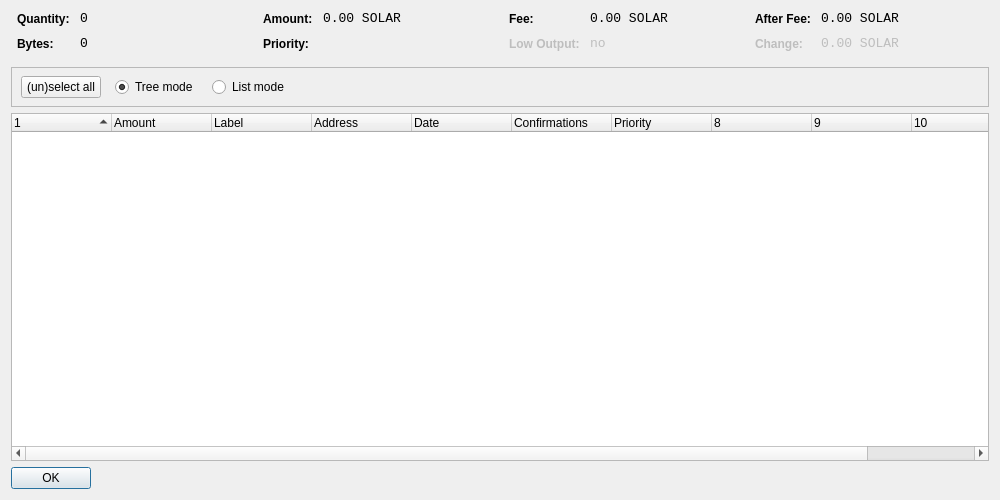
<?xml version="1.0" encoding="UTF-8"?>
<ui version="4.0">
 <class>CoinControlDialog</class>
 <widget class="QDialog" name="CoinControlDialog">
  <property name="geometry">
   <rect>
    <x>0</x>
    <y>0</y>
    <width>1000</width>
    <height>500</height>
   </rect>
  </property>
  <property name="windowTitle">
   <string>Coin Control</string>
  </property>
  <layout class="QVBoxLayout" name="verticalLayout">
   <item>
    <layout class="QHBoxLayout" name="horizontalLayoutTop" stretch="0,0,0,0">
     <property name="topMargin">
      <number>0</number>
     </property>
     <property name="bottomMargin">
      <number>10</number>
     </property>
     <item>
      <layout class="QFormLayout" name="formLayoutCoinControl1">
       <property name="horizontalSpacing">
        <number>10</number>
       </property>
       <property name="verticalSpacing">
        <number>10</number>
       </property>
       <property name="leftMargin">
        <number>6</number>
       </property>
       <property name="rightMargin">
        <number>6</number>
       </property>
       <item row="0" column="0">
        <widget class="QLabel" name="labelCoinControlQuantityText">
         <property name="styleSheet">
          <string notr="true">font-weight:bold;</string>
         </property>
         <property name="text">
          <string>Quantity:</string>
         </property>
        </widget>
       </item>
       <item row="0" column="1">
        <widget class="QLabel" name="labelCoinControlQuantity">
         <property name="font">
          <font>
           <family>Monospace</family>
           <pointsize>10</pointsize>
          </font>
         </property>
         <property name="cursor">
          <cursorShape>IBeamCursor</cursorShape>
         </property>
         <property name="contextMenuPolicy">
          <enum>Qt::ActionsContextMenu</enum>
         </property>
         <property name="text">
          <string notr="true">0</string>
         </property>
         <property name="textInteractionFlags">
          <set>Qt::LinksAccessibleByMouse|Qt::TextSelectableByKeyboard|Qt::TextSelectableByMouse</set>
         </property>
        </widget>
       </item>
       <item row="1" column="0">
        <widget class="QLabel" name="labelCoinControlBytesText">
         <property name="styleSheet">
          <string notr="true">font-weight:bold;</string>
         </property>
         <property name="text">
          <string>Bytes:</string>
         </property>
        </widget>
       </item>
       <item row="1" column="1">
        <widget class="QLabel" name="labelCoinControlBytes">
         <property name="font">
          <font>
           <family>Monospace</family>
           <pointsize>10</pointsize>
          </font>
         </property>
         <property name="cursor">
          <cursorShape>IBeamCursor</cursorShape>
         </property>
         <property name="contextMenuPolicy">
          <enum>Qt::ActionsContextMenu</enum>
         </property>
         <property name="text">
          <string notr="true">0</string>
         </property>
         <property name="textInteractionFlags">
          <set>Qt::LinksAccessibleByMouse|Qt::TextSelectableByKeyboard|Qt::TextSelectableByMouse</set>
         </property>
        </widget>
       </item>
      </layout>
     </item>
     <item>
      <layout class="QFormLayout" name="formLayoutCoinControl2">
       <property name="horizontalSpacing">
        <number>10</number>
       </property>
       <property name="verticalSpacing">
        <number>10</number>
       </property>
       <property name="leftMargin">
        <number>6</number>
       </property>
       <property name="rightMargin">
        <number>6</number>
       </property>
       <item row="0" column="0">
        <widget class="QLabel" name="labelCoinControlAmountText">
         <property name="styleSheet">
          <string notr="true">font-weight:bold;</string>
         </property>
         <property name="text">
          <string>Amount:</string>
         </property>
        </widget>
       </item>
       <item row="0" column="1">
        <widget class="QLabel" name="labelCoinControlAmount">
         <property name="font">
          <font>
           <family>Monospace</family>
           <pointsize>10</pointsize>
          </font>
         </property>
         <property name="cursor">
          <cursorShape>IBeamCursor</cursorShape>
         </property>
         <property name="contextMenuPolicy">
          <enum>Qt::ActionsContextMenu</enum>
         </property>
         <property name="text">
          <string notr="true">0.00 SOLAR</string>
         </property>
         <property name="textInteractionFlags">
          <set>Qt::LinksAccessibleByMouse|Qt::TextSelectableByKeyboard|Qt::TextSelectableByMouse</set>
         </property>
        </widget>
       </item>
       <item row="1" column="0">
        <widget class="QLabel" name="labelCoinControlPriorityText">
         <property name="styleSheet">
          <string notr="true">font-weight:bold;</string>
         </property>
         <property name="text">
          <string>Priority:</string>
         </property>
        </widget>
       </item>
       <item row="1" column="1">
        <widget class="QLabel" name="labelCoinControlPriority">
         <property name="font">
          <font>
           <family>Monospace</family>
           <pointsize>10</pointsize>
          </font>
         </property>
         <property name="cursor">
          <cursorShape>IBeamCursor</cursorShape>
         </property>
         <property name="contextMenuPolicy">
          <enum>Qt::ActionsContextMenu</enum>
         </property>
         <property name="text">
          <string/>
         </property>
         <property name="textInteractionFlags">
          <set>Qt::LinksAccessibleByMouse|Qt::TextSelectableByKeyboard|Qt::TextSelectableByMouse</set>
         </property>
        </widget>
       </item>
      </layout>
     </item>
     <item>
      <layout class="QFormLayout" name="formLayoutCoinControl3">
       <property name="horizontalSpacing">
        <number>10</number>
       </property>
       <property name="verticalSpacing">
        <number>10</number>
       </property>
       <property name="leftMargin">
        <number>6</number>
       </property>
       <property name="rightMargin">
        <number>6</number>
       </property>
       <item row="0" column="0">
        <widget class="QLabel" name="labelCoinControlFeeText">
         <property name="styleSheet">
          <string notr="true">font-weight:bold;</string>
         </property>
         <property name="text">
          <string>Fee:</string>
         </property>
        </widget>
       </item>
       <item row="0" column="1">
        <widget class="QLabel" name="labelCoinControlFee">
         <property name="font">
          <font>
           <family>Monospace</family>
           <pointsize>10</pointsize>
          </font>
         </property>
         <property name="cursor">
          <cursorShape>IBeamCursor</cursorShape>
         </property>
         <property name="contextMenuPolicy">
          <enum>Qt::ActionsContextMenu</enum>
         </property>
         <property name="text">
          <string notr="true">0.00 SOLAR</string>
         </property>
         <property name="textInteractionFlags">
          <set>Qt::LinksAccessibleByMouse|Qt::TextSelectableByKeyboard|Qt::TextSelectableByMouse</set>
         </property>
        </widget>
       </item>
       <item row="1" column="0">
        <widget class="QLabel" name="labelCoinControlLowOutputText">
         <property name="enabled">
          <bool>false</bool>
         </property>
         <property name="styleSheet">
          <string notr="true">font-weight:bold;</string>
         </property>
         <property name="text">
          <string>Low Output:</string>
         </property>
        </widget>
       </item>
       <item row="1" column="1">
        <widget class="QLabel" name="labelCoinControlLowOutput">
         <property name="enabled">
          <bool>false</bool>
         </property>
         <property name="font">
          <font>
           <family>Monospace</family>
           <pointsize>10</pointsize>
          </font>
         </property>
         <property name="cursor">
          <cursorShape>IBeamCursor</cursorShape>
         </property>
         <property name="contextMenuPolicy">
          <enum>Qt::ActionsContextMenu</enum>
         </property>
         <property name="text">
          <string notr="true">no</string>
         </property>
         <property name="textInteractionFlags">
          <set>Qt::LinksAccessibleByMouse|Qt::TextSelectableByKeyboard|Qt::TextSelectableByMouse</set>
         </property>
        </widget>
       </item>
      </layout>
     </item>
     <item>
      <layout class="QFormLayout" name="formLayoutCoinControl4">
       <property name="horizontalSpacing">
        <number>10</number>
       </property>
       <property name="verticalSpacing">
        <number>10</number>
       </property>
       <property name="leftMargin">
        <number>6</number>
       </property>
       <property name="rightMargin">
        <number>6</number>
       </property>
       <item row="0" column="0">
        <widget class="QLabel" name="labelCoinControlAfterFeeText">
         <property name="styleSheet">
          <string notr="true">font-weight:bold;</string>
         </property>
         <property name="text">
          <string>After Fee:</string>
         </property>
        </widget>
       </item>
       <item row="0" column="1">
        <widget class="QLabel" name="labelCoinControlAfterFee">
         <property name="font">
          <font>
           <family>Monospace</family>
           <pointsize>10</pointsize>
          </font>
         </property>
         <property name="cursor">
          <cursorShape>IBeamCursor</cursorShape>
         </property>
         <property name="contextMenuPolicy">
          <enum>Qt::ActionsContextMenu</enum>
         </property>
         <property name="text">
          <string notr="true">0.00 SOLAR</string>
         </property>
         <property name="textInteractionFlags">
          <set>Qt::LinksAccessibleByMouse|Qt::TextSelectableByKeyboard|Qt::TextSelectableByMouse</set>
         </property>
        </widget>
       </item>
       <item row="1" column="0">
        <widget class="QLabel" name="labelCoinControlChangeText">
         <property name="enabled">
          <bool>false</bool>
         </property>
         <property name="styleSheet">
          <string notr="true">font-weight:bold;</string>
         </property>
         <property name="text">
          <string>Change:</string>
         </property>
        </widget>
       </item>
       <item row="1" column="1">
        <widget class="QLabel" name="labelCoinControlChange">
         <property name="enabled">
          <bool>false</bool>
         </property>
         <property name="font">
          <font>
           <family>Monospace</family>
           <pointsize>10</pointsize>
          </font>
         </property>
         <property name="cursor">
          <cursorShape>IBeamCursor</cursorShape>
         </property>
         <property name="contextMenuPolicy">
          <enum>Qt::ActionsContextMenu</enum>
         </property>
         <property name="text">
          <string notr="true">0.00 SOLAR</string>
         </property>
         <property name="textInteractionFlags">
          <set>Qt::LinksAccessibleByMouse|Qt::TextSelectableByKeyboard|Qt::TextSelectableByMouse</set>
         </property>
        </widget>
       </item>
      </layout>
     </item>
    </layout>
   </item>
   <item>
    <widget class="QFrame" name="frame">
     <property name="minimumSize">
      <size>
       <width>0</width>
       <height>40</height>
      </size>
     </property>
     <property name="frameShape">
      <enum>QFrame::StyledPanel</enum>
     </property>
     <property name="frameShadow">
      <enum>QFrame::Sunken</enum>
     </property>
     <widget class="QWidget" name="horizontalLayoutWidget">
      <property name="geometry">
       <rect>
        <x>10</x>
        <y>0</y>
        <width>781</width>
        <height>41</height>
       </rect>
      </property>
      <layout class="QHBoxLayout" name="horizontalLayoutPanel" stretch="0,0,0,0,0">
       <property name="spacing">
        <number>14</number>
       </property>
       <item>
        <widget class="QPushButton" name="pushButtonSelectAll">
         <property name="sizePolicy">
          <sizepolicy hsizetype="Maximum" vsizetype="Fixed">
           <horstretch>0</horstretch>
           <verstretch>0</verstretch>
          </sizepolicy>
         </property>
         <property name="text">
          <string>(un)select all</string>
         </property>
        </widget>
       </item>
       <item>
        <widget class="QRadioButton" name="radioTreeMode">
         <property name="sizePolicy">
          <sizepolicy hsizetype="Maximum" vsizetype="Fixed">
           <horstretch>0</horstretch>
           <verstretch>0</verstretch>
          </sizepolicy>
         </property>
         <property name="text">
          <string>Tree mode</string>
         </property>
         <property name="checked">
          <bool>true</bool>
         </property>
        </widget>
       </item>
       <item>
        <widget class="QRadioButton" name="radioListMode">
         <property name="sizePolicy">
          <sizepolicy hsizetype="Maximum" vsizetype="Fixed">
           <horstretch>0</horstretch>
           <verstretch>0</verstretch>
          </sizepolicy>
         </property>
         <property name="text">
          <string>List mode</string>
         </property>
        </widget>
       </item>
       <item>
        <spacer name="horizontalSpacer">
         <property name="orientation">
          <enum>Qt::Horizontal</enum>
         </property>
         <property name="sizeHint" stdset="0">
          <size>
           <width>40</width>
           <height>20</height>
          </size>
         </property>
        </spacer>
       </item>
      </layout>
     </widget>
    </widget>
   </item>
   <item>
    <widget class="CoinControlTreeWidget" name="treeWidget">
     <property name="contextMenuPolicy">
      <enum>Qt::CustomContextMenu</enum>
     </property>
     <property name="sortingEnabled">
      <bool>false</bool>
     </property>
     <property name="columnCount">
      <number>11</number>
     </property>
     <attribute name="headerShowSortIndicator" stdset="0">
      <bool>true</bool>
     </attribute>
     <attribute name="headerStretchLastSection">
      <bool>false</bool>
     </attribute>
     <column>
      <property name="text">
       <string/>
      </property>
     </column>
     <column>
      <property name="text">
       <string>Amount</string>
      </property>
     </column>
     <column>
      <property name="text">
       <string>Label</string>
      </property>
     </column>
     <column>
      <property name="text">
       <string>Address</string>
      </property>
     </column>
     <column>
      <property name="text">
       <string>Date</string>
      </property>
     </column>
     <column>
      <property name="text">
       <string>Confirmations</string>
      </property>
      <property name="toolTip">
       <string>Confirmed</string>
      </property>
     </column>
     <column>
      <property name="text">
       <string>Priority</string>
      </property>
     </column>
     <column>
      <property name="text">
       <string/>
      </property>
     </column>
     <column>
      <property name="text">
       <string/>
      </property>
     </column>
     <column>
      <property name="text">
       <string/>
      </property>
     </column>
     <column>
      <property name="text">
       <string/>
      </property>
     </column>
    </widget>
   </item>
   <item>
    <widget class="QDialogButtonBox" name="buttonBox">
     <property name="sizePolicy">
      <sizepolicy hsizetype="Maximum" vsizetype="Fixed">
       <horstretch>0</horstretch>
       <verstretch>0</verstretch>
      </sizepolicy>
     </property>
     <property name="orientation">
      <enum>Qt::Horizontal</enum>
     </property>
     <property name="standardButtons">
      <set>QDialogButtonBox::Ok</set>
     </property>
    </widget>
   </item>
  </layout>
 </widget>
 <customwidgets>
  <customwidget>
   <class>CoinControlTreeWidget</class>
   <extends>QTreeWidget</extends>
   <header>coincontroltreewidget.h</header>
  </customwidget>
 </customwidgets>
 <resources/>
 <connections/>
</ui>
